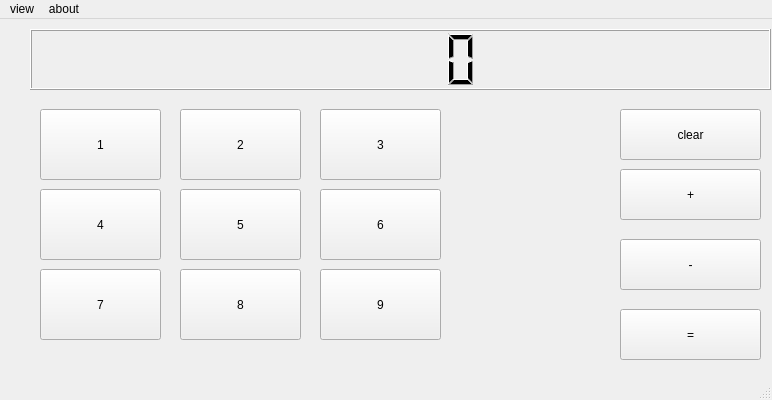
<?xml version="1.0" encoding="UTF-8"?>
<ui version="4.0">
 <class>MainWindow</class>
 <widget class="QMainWindow" name="MainWindow">
  <property name="geometry">
   <rect>
    <x>0</x>
    <y>0</y>
    <width>772</width>
    <height>400</height>
   </rect>
  </property>
  <property name="windowTitle">
   <string>MainWindow</string>
  </property>
  <widget class="QWidget" name="centralwidget">
   <widget class="QLCDNumber" name="lcdNumber">
    <property name="geometry">
     <rect>
      <x>30</x>
      <y>10</y>
      <width>741</width>
      <height>61</height>
     </rect>
    </property>
   </widget>
   <widget class="QPushButton" name="push_clear">
    <property name="geometry">
     <rect>
      <x>620</x>
      <y>90</y>
      <width>141</width>
      <height>51</height>
     </rect>
    </property>
    <property name="text">
     <string>clear</string>
    </property>
   </widget>
   <widget class="QPushButton" name="push_plus">
    <property name="geometry">
     <rect>
      <x>620</x>
      <y>150</y>
      <width>141</width>
      <height>51</height>
     </rect>
    </property>
    <property name="text">
     <string>+</string>
    </property>
   </widget>
   <widget class="QPushButton" name="push_minus">
    <property name="geometry">
     <rect>
      <x>620</x>
      <y>220</y>
      <width>141</width>
      <height>51</height>
     </rect>
    </property>
    <property name="text">
     <string>-</string>
    </property>
   </widget>
   <widget class="QPushButton" name="push_equal">
    <property name="geometry">
     <rect>
      <x>620</x>
      <y>290</y>
      <width>141</width>
      <height>51</height>
     </rect>
    </property>
    <property name="text">
     <string>=</string>
    </property>
   </widget>
   <widget class="QPushButton" name="push_one">
    <property name="geometry">
     <rect>
      <x>40</x>
      <y>90</y>
      <width>121</width>
      <height>71</height>
     </rect>
    </property>
    <property name="text">
     <string>1</string>
    </property>
   </widget>
   <widget class="QPushButton" name="push_two">
    <property name="geometry">
     <rect>
      <x>180</x>
      <y>90</y>
      <width>121</width>
      <height>71</height>
     </rect>
    </property>
    <property name="text">
     <string>2</string>
    </property>
   </widget>
   <widget class="QPushButton" name="push_nine">
    <property name="geometry">
     <rect>
      <x>320</x>
      <y>250</y>
      <width>121</width>
      <height>71</height>
     </rect>
    </property>
    <property name="text">
     <string>9</string>
    </property>
   </widget>
   <widget class="QPushButton" name="push_eight">
    <property name="geometry">
     <rect>
      <x>180</x>
      <y>250</y>
      <width>121</width>
      <height>71</height>
     </rect>
    </property>
    <property name="text">
     <string>8</string>
    </property>
   </widget>
   <widget class="QPushButton" name="push_seven">
    <property name="geometry">
     <rect>
      <x>40</x>
      <y>250</y>
      <width>121</width>
      <height>71</height>
     </rect>
    </property>
    <property name="text">
     <string>7</string>
    </property>
   </widget>
   <widget class="QPushButton" name="push_four">
    <property name="geometry">
     <rect>
      <x>40</x>
      <y>170</y>
      <width>121</width>
      <height>71</height>
     </rect>
    </property>
    <property name="text">
     <string>4</string>
    </property>
   </widget>
   <widget class="QPushButton" name="push_six">
    <property name="geometry">
     <rect>
      <x>320</x>
      <y>170</y>
      <width>121</width>
      <height>71</height>
     </rect>
    </property>
    <property name="text">
     <string>6</string>
    </property>
   </widget>
   <widget class="QPushButton" name="push_three">
    <property name="geometry">
     <rect>
      <x>320</x>
      <y>90</y>
      <width>121</width>
      <height>71</height>
     </rect>
    </property>
    <property name="text">
     <string>3</string>
    </property>
   </widget>
   <widget class="QPushButton" name="push_fife">
    <property name="geometry">
     <rect>
      <x>180</x>
      <y>170</y>
      <width>121</width>
      <height>71</height>
     </rect>
    </property>
    <property name="text">
     <string>5</string>
    </property>
   </widget>
  </widget>
  <widget class="QMenuBar" name="menubar">
   <property name="geometry">
    <rect>
     <x>0</x>
     <y>0</y>
     <width>772</width>
     <height>27</height>
    </rect>
   </property>
   <widget class="QMenu" name="menuAbout">
    <property name="title">
     <string>about</string>
    </property>
   </widget>
   <widget class="QMenu" name="menuView">
    <property name="title">
     <string>view</string>
    </property>
   </widget>
   <addaction name="menuView"/>
   <addaction name="menuAbout"/>
  </widget>
  <widget class="QStatusBar" name="statusbar"/>
 </widget>
 <resources/>
 <connections/>
</ui>
